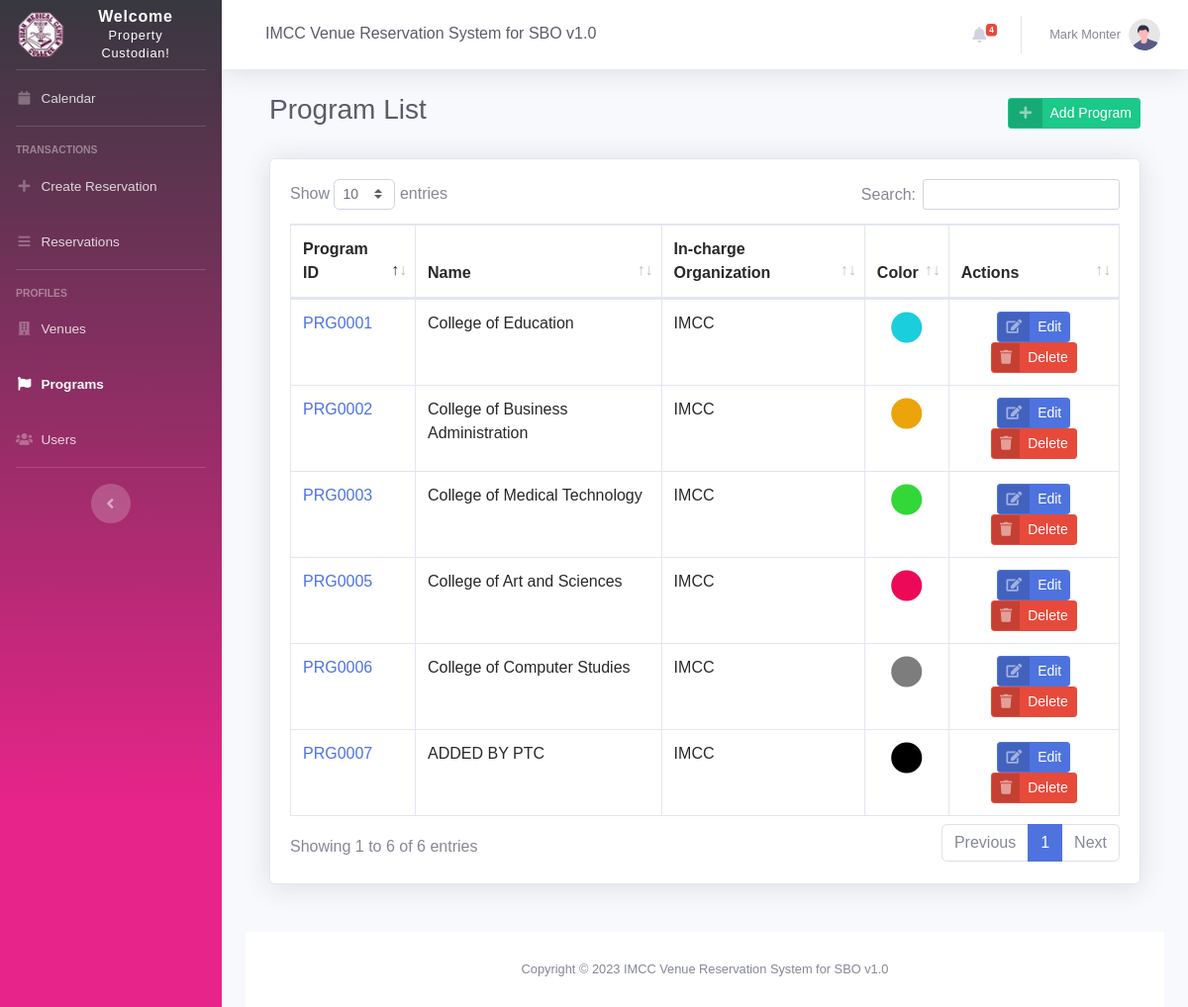
The app's page /programs.php (signed in) with its own data.
### tables this page shows
CREATE TABLE `program` (
  `id` int(11) NOT NULL,
  `programID` varchar(15) DEFAULT NULL,
  `name` varchar(255) DEFAULT NULL,
  `color` varchar(15) DEFAULT NULL,
  `incharge_organization` varchar(255) DEFAULT NULL,
  `dateAdded` datetime NOT NULL DEFAULT current_timestamp(),
  `dateUpdated` datetime DEFAULT NULL
);

### programs.php (the view, shortened to what this page needs)
<?php
include 'settings/system.php';
include 'settings/header.php';
include "settings/sidebar.php";
include 'settings/topbar.php';
?>
<div class="container-fluid">
    <div class="d-sm-flex align-items-center justify-content-between mb-4">
        <div class="container-fluid">
            <div class="d-sm-flex align-items-center justify-content-between mb-4">
                <h1 class="h3 mb-2 text-gray-800">Program List</h1>
                <?php if ($_SESSION['position'] === 'DSA' || $_SESSION['position'] === 'PTC') { ?>
                    <a href="program_add.php" class="btn btn-success btn-icon-split btn-sm keychainify-checked">
                        <span class="icon text-white-50">
                            <i class="fas fa-fw fa-plus"></i>
                        </span>
                        <span class="text">Add Program</span>
                    </a>
                <?php } ?>
            </div>
            <div class="card shadow mb-4">
                <div class="card-body">
                    <div class="table-responsive">
                        <table class="table table-bordered table-hovered" id="dataTable" width="100%" cellspacing="0">
                            <thead>
                                <tr>
                                    <th>Program ID</th>
                                    <th>Name</th>
                                    <th>In-charge Organization</th>
                                    <th>Color</th>
                                    <?php if ($_SESSION['position'] === 'PTC') { ?>
                                        <th>Actions</th>
                                    <?php } ?>
                                </tr>
                            </thead>
                            <tbody>
                                <?php
                                $donor = $db->query("SELECT * FROM `program` ORDER BY name ASC");
                                $row_donor = $donor->fetchAll(PDO::FETCH_OBJ);
                                foreach ($row_donor as $row) {
                                ?>
                                    <tr>
                                        <td><a href="program_edit.php?id=<?php echo $row->id ?>"><?php echo $row->programID ?></a></td>
                                        <td><?= $row->name; ?></td>
                                        <td><?= $row->incharge_organization; ?></td>
                                        <td align="center"><i class="fas fa-circle" style="font-size:2rem;color:<?= $row->color; ?>"></i></td>
                                        <?php if ($_SESSION['position'] === 'PTC') { ?>
                                            <td align="center">
                                                <a href="program_edit.php?id=<?php echo $row->id; ?>" class="btn btn-primary btn-icon-split btn-sm keychainify-checked">
                                                    <span class="icon text-white-50">
                                                        <i class="fas fa-edit"></i>
                                                    </span>
                                                    <span class="text">Edit</span>
                                                </a>
                                                <a href="program_delete.php?id=<?php echo $row->id; ?>" onclick="return confirm('Are you sure you want to delete <?= $row->name; ?>?')" class="btn btn-danger btn-icon-split btn-sm keychainify-checked">
                                                    <span class="icon text-white-50">
                                                        <i class="fas fa-trash"></i>
                                                    </span>
                                                    <span class="text">Delete</span>
                                                </a>
                                            </td>
                                        <?php } ?>
                                    </tr>
                                <?php } ?>
                            </tbody>
                        </table>
                    </div>
                </div>
            </div>
        </div>
    </div>
    <?php include 'settings/footer.php'; ?>

### records on screen
program: programID "PRG0007", name "ADDED BY PTC", incharge_organization "IMCC"
program: programID "PRG0005", name "College of Art and Sciences", incharge_organization "IMCC"
program: programID "PRG0002", name "College of Business Administration", incharge_organization "IMCC"
program: programID "PRG0006", name "College of Computer Studies", incharge_organization "IMCC"
program: programID "PRG0001", name "College of Education", incharge_organization "IMCC"
program: programID "PRG0003", name "College of Medical Technology", incharge_organization "IMCC"

### other values on screen
NAME_ "IMCC Venue Reservation System for SBO v1.0"
$notificationCount "4"
$_SESSION['name'] "Mark Monter"
